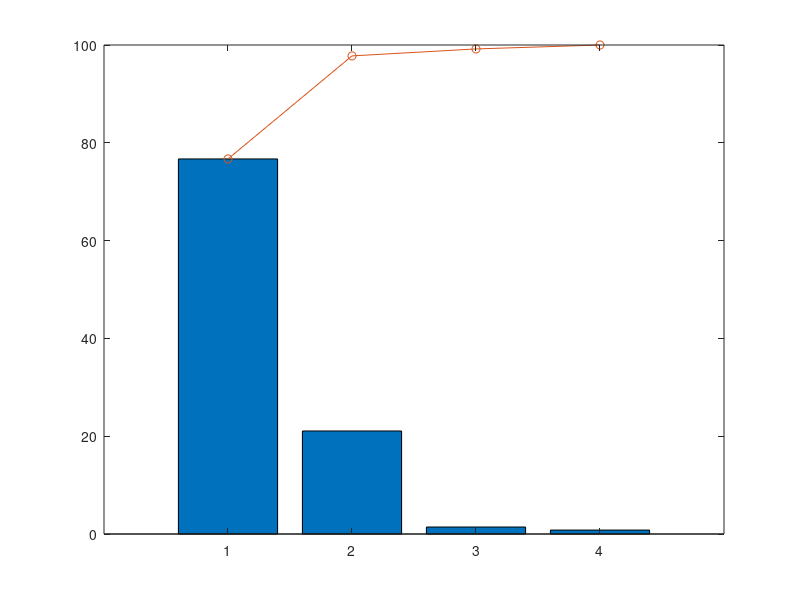

Recreate this plot in MATLAB. (Note: this script raises an error after producing the figure.)
%%Initialize%%
clear all;
clc;
close all;

%% Load and preprocess the first dataset
cd('DIRECTORY'); %Change Directory
load("DataSet1.mat");
X = [BicepVolume, TricepVolume, BicepOptical, TricepOptical];
Y = Angle;

% Standardize the first dataset
X_mean = mean(X,1);
X_std  = std(X,0,1);
X_norm = (X - X_mean) ./ X_std;


%% Load and preprocess the second dataset
load("DataSet2.mat");
X2 = [BicepVolume2, TricepVolume2, BicepOptical2, TricepOptical2];
Y2 = Angle2;

% Standardize the second dataset
X_mean2 = mean(X2,1);
X_std2  = std(X2,0,1);
X_norm2 = (X2 - X_mean2) ./ X_std2;

%% Combine both datasets
X_combined = [X_norm; X_norm2];
Y_combined = [Y; Y2];

%% PCA (optional) on combined set
[coeffs, score, latent, tsquared, explained] = pca(X_combined);

disp('Variance explained by each PC (combined):');
disp(explained);

% 95% variance Principal Components
cumulativeVar   = cumsum(explained) / sum(explained);
numPCs_95       = find(cumulativeVar >= 0.95, 1);
disp("Number of PCs for >=95% variance: " + num2str(numPCs_95));

%% Principal Component Analysis
[coeffs, score, latent, tsquared, explained] = pca(X);

% Compute number of components from explained variance
enoughExplained = cumsum(explained)/sum(explained) >= 95/100;
numberOfComponentsToKeep = find(enoughExplained, 1);
disp("The number of components needed to explain at least 95% of the variance is "+ num2str(numberOfComponentsToKeep))

%% PCA Visualization

figure;
colorMap = colormap("lines");
barPlot = bar(explained);
hold on;
plot(cumsum(explained),"o-");
hold off;
barPlot(1).FaceColor = "flat";
barPlot(1).CData(1:numberOfComponentsToKeep,:) = repmat(colorMap(2,:),[numberOfComponentsToKeep 1]);
label = ["Selected components"; sprintf("Cumulative explained\nvariance")];
legend(label,"Location","best");
title("Scree Plot of Explained Variances")
xlabel("Principal component")
ylabel("Variance explained (%)")
clear barPlot colorMap label explained

figure();
biplot(coeffs(:,1:2),'varlabels',{'BicepVolume','TricepVolume','BicepOptical','TricepOptical'});

figure();
scatter3(score(:,1),score(:,2),score(:,3));
axis equal;
xlabel('1st Principal Component');
ylabel('2nd Principal Component');
zlabel('3rd Principal Component');



corrWithPC1 = corr(score(:,1), Y);
fprintf('Correlation of Angle with PC1: %.4f\n', corrWithPC1);

%% Train Neural Network with Early Stopping

% Define the network
hiddenLayerSize = [40, 20];
net = fitnet(hiddenLayerSize, 'trainlm');

% Data splits for early stopping: 70% training, 15% validation, 15% testing
net.divideParam.trainRatio = 0.7;
net.divideParam.valRatio   = 0.15;
net.divideParam.testRatio  = 0.15;

% Training parameters
net.trainParam.show   = 1;       % Show training progress updates
net.trainParam.lr     = 0.01;    % Learning rate
net.trainParam.epochs = 200;     % Number of epochs
net.trainParam.goal   = 1e-6;    % Desired MSE
net.trainParam.max_fail = 6;     % Early stopping criterion (validation fails)


% Data Formatting
net = configure(net, X_combined', Y_combined');
[net, tr] = train(net, X_combined', Y_combined');


% Evaluate performance
testX = X_combined(tr.testInd, :)';
testY = Y_combined(tr.testInd)';
testY_pred = net(testX);
mse_test = mean((testY - testY_pred).^2);
ss_res   = sum((testY - testY_pred).^2);
ss_tot   = sum((testY - mean(testY)).^2);
r2_test  = 1 - (ss_res / ss_tot);

fprintf('Test MSE: %.4f\n', mse_test);
fprintf('Test R^2: %.4f\n', r2_test);


%% Permutation-based Feature Importance 

% Baseline MSE on test set
baselineMSE = mse_test;
featureImportance = zeros(1, size(X_combined,2));

for i = 1:size(X_combined,2)
    % Permute the i-th feature in test set
    testX_permuted = testX;
    idx = randperm(size(testX,2));
    testX_permuted(i,:) = testX(i, idx);

    % Predict from permuted data
    permY_pred = net(testX_permuted);

    % Calculate permuted MSE
    permMSE = mean((testY - permY_pred).^2);
    featureImportance(i) = permMSE - baselineMSE;
end

disp('Feature Importance (Permutation Method):');
disp('Features: [BicepVolume, TricepVolume, BicepOptical, TricepOptical]');
disp(featureImportance);

